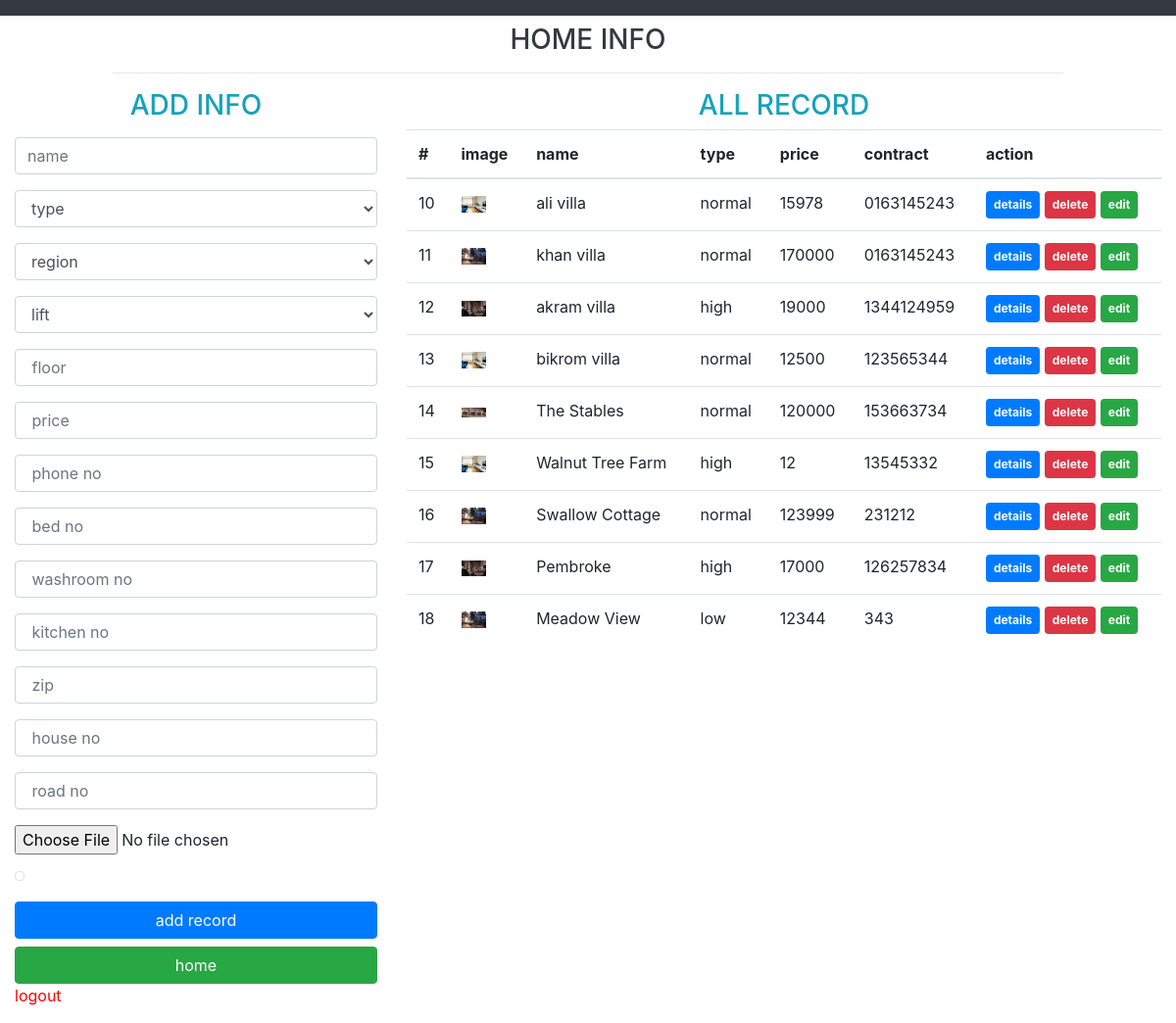
The app's page /insert.php (signed in) with its own data.
### tables this page shows
CREATE TABLE `home` (
  `id` int(10) NOT NULL,
  `name` varchar(20) NOT NULL,
  `type` varchar(20) NOT NULL,
  `region` varchar(15) NOT NULL,
  `price` int(10) NOT NULL,
  `contract` varchar(20) NOT NULL,
  `img` varchar(100) NOT NULL,
  `lift` int(10) NOT NULL,
  `floor` int(10) NOT NULL
);

CREATE TABLE `adress` (
  `id` int(10) NOT NULL,
  `zip` varchar(20) NOT NULL,
  `road` varchar(20) NOT NULL,
  `house` varchar(20) NOT NULL
);

### action.php (called while the page is built, shortened)
<?php
	$update=false;
$namex="";
$type='type';
$region='region';
$img="";$bed="";$kit="";$wash="";
$zip="";$road="";
$house="";
  ?>

### insert.php (the view, shortened to what this page needs)
<?php
  if($_SESSION['admin_sid']==session_id())
  {
    include 'action.php';
    ?>
<!DOCTYPE html>
<html>
<head>
<link rel="stylesheet" href="https://maxcdn.bootstrapcdn.com/bootstrap/4.4.1/css/bootstrap.min.css">
</head>
<body>
  <nav class="navbar navbar-expand-md bg-dark navbar-dark">
  </nav>
<div class="container-fluid">
  <div class="row justify-content-center">
    <div class="col-md-10">
      <h3 class="text-center text-dark mt-2 ">HOME INFO
  </h3>
  <hr>
    </div>
  </div>
   <div class="row">
    <div class="col-md-4">
     <h3 class="text-center text-info">ADD INFO </h3>
<form action="insert.php" method="post"enctype="multipart/form-data">
 <div class="form-group">
  <input type="text" name="name" value="<?= $namex; ?>" class="form-control" placeholder="name">
 </div>
 <div class="form-group">
    <select name="brand" id="brand" class="form-control">
                          <option value=""><?= $type; ?> </option>
                     </select>
 </div>
  <div class="form-group">
    <select name="region" id="brand" class="form-control">
                          <option value=""> <?= $region; ?></option>
                     </select>
 </div>
 <div class="form-group">
    <select name="lift" id="brand" class="form-control">
                          <option value="">lift</option>
                     </select>
 </div>
<div class="form-group">
  <input type="number" name="floor" value="" class="form-control" placeholder=" floor">
 </div>
<div class="form-group">
  <input type="number" name="price" value="<?=$price; ?>" class="form-control" placeholder=" price">
 </div>
<div class="form-group">
  <input type="number" name="contract" value="<?=$contract; ?>" class="form-control" placeholder=" phone no">
 </div>
 <div class="form-group">
  <input type="number" name="bed" value="<?=$bed; ?>" class="form-control" placeholder=" bed no">
 </div>
<div class="form-group">
  <input type="number" name="wash" value="<?=$wash; ?>" class="form-control" placeholder=" washroom no">
 </div>
<div class="form-group">
  <input type="number" name="kit" value="<?=$kit; ?>" class="form-control" placeholder=" kitchen no">
 </div>
<div class="form-group">
  <input type="text" name="zip" value="<?=$zip; ?>" class="form-control" placeholder=" zip">
 </div>
<div class="form-group">
  <input type="text" name="house" value="<?=$house; ?>" class="form-control" placeholder=" house no">
 </div>
<div class="form-group">
  <input type="text" name="road" value="<?=$road; ?>" class="form-control" placeholder=" road no">
 </div>
<div class="form-group">
  <input type="file" name="image" class="custom-file">
  <img src="<?= $img ?>" width="120" class= "img-thumbnail">
 </div>
<div class="form-group">
     <?php  if($update== true){      ?>
<input type="submit" name="update" class="btn btn-success btn-block"value="update record">
<?php } else {  ?>
  <input type="submit" name="add" class="btn btn-primary btn-block"value="add record">
      <input type="button" name="out" class="btn btn-success btn-block" value="home"
       onclick= "location.href='admin-page.php' " >
    <a href="home.php?logout='1'" style="color: red;">logout</a>
<?php } ?>
 </div>
</form>
      </div>
      <div class="col-md-8">
        <?php
  $q="SELECT * from home join room join adress WHERE home.id=room.id AND home.id=adress.id ";
  $stmt=$con->prepare($q);
  $stmt->execute();
  $result=$stmt->get_result();
         ?>
         <div id="result">
           <h3 class="text-center text-info">ALL RECORD </h3>
     <table class="table  table-hover">
    <thead>
      <tr>
        <th>#</th>
        <th>image</th>
        <th>name</th>
          <th>type</th>
        <th>price</th>
        <th>contract</th>
                <th>action</th>
      </tr>
    </thead>
    <tbody>
      <?php
      while ($row=$result->fetch_assoc()) {
       ?>
      <tr>
        <td><?= $row['id']; ?></td>
        <td><img src="<?= $row['img']; ?>" width="25"></td>
        <td><?= $row['name']; ?></td>
                <td><?= $row['type']; ?></td>
                <td><?= $row['price']; ?></td>
                  <td><?= $row['contract']; ?></td>
                <td>
      <a width="20" href="info.php?details=<?= $row['id'];?>" class="badge badge-primary p-2 " > details</a>
<a href="action.php?delete=<?= $row['id'];?>" class="badge badge-danger p-2 "onclick="return confirm('do you wanna dlt this record');"> delete</a>
<a href="insert.php?edit=<?= $row['id'];?>" class="badge badge-success p-2"> edit</a>
                </td>
      </tr>
    <?php } ?>
    </tbody>
  </table>
     </div>
   </div>
</div>
</body>
</html>
<?php
  }
?>

### records on screen
home: adress.id "10", img (picture), name "ali villa", type "normal", price "15978", contract "0163145243"
home: adress.id "11", img (picture), name "khan villa", type "normal", price "170000", contract "0163145243"
home: adress.id "12", img (picture), name "akram villa", type "high", price "19000", contract "1344124959"
home: adress.id "13", img (picture), name "bikrom villa", type "normal", price "12500", contract "123565344"
home: adress.id "14", img (picture), name "The Stables", type "normal", price "120000", contract "153663734"
home: adress.id "15", img (picture), name "Walnut Tree Farm", type "high", price "12", contract "13545332"
home: adress.id "16", img (picture), name "Swallow Cottage", type "normal", price "123999", contract "231212"
home: adress.id "17", img (picture), name "Pembroke", type "high", price "17000", contract "126257834"
home: adress.id "18", img (picture), name "Meadow View", type "low", price "12344", contract "343"

### other values on screen
form field brand "type"
form field region "region"
